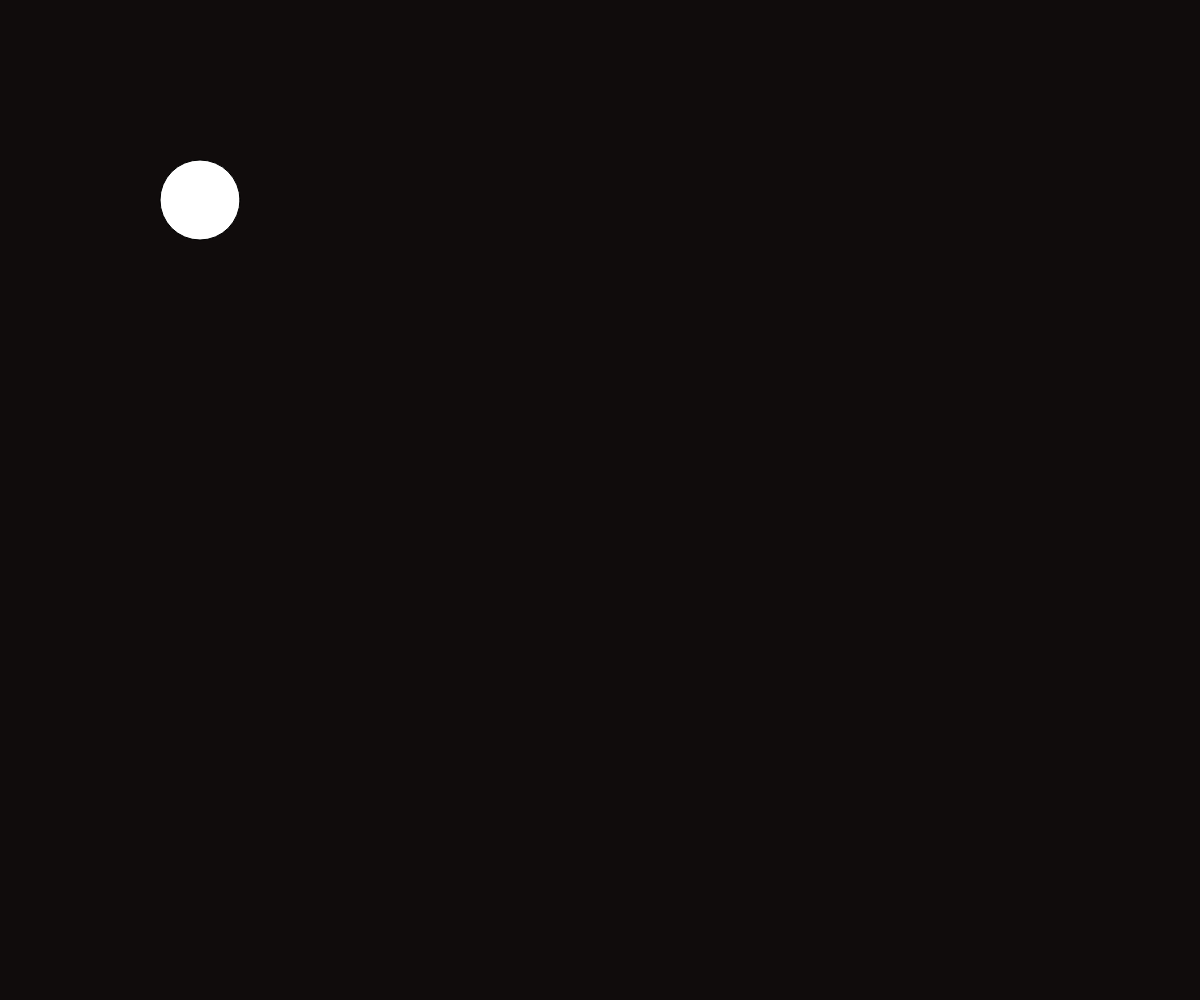
Frame 1 (no input)
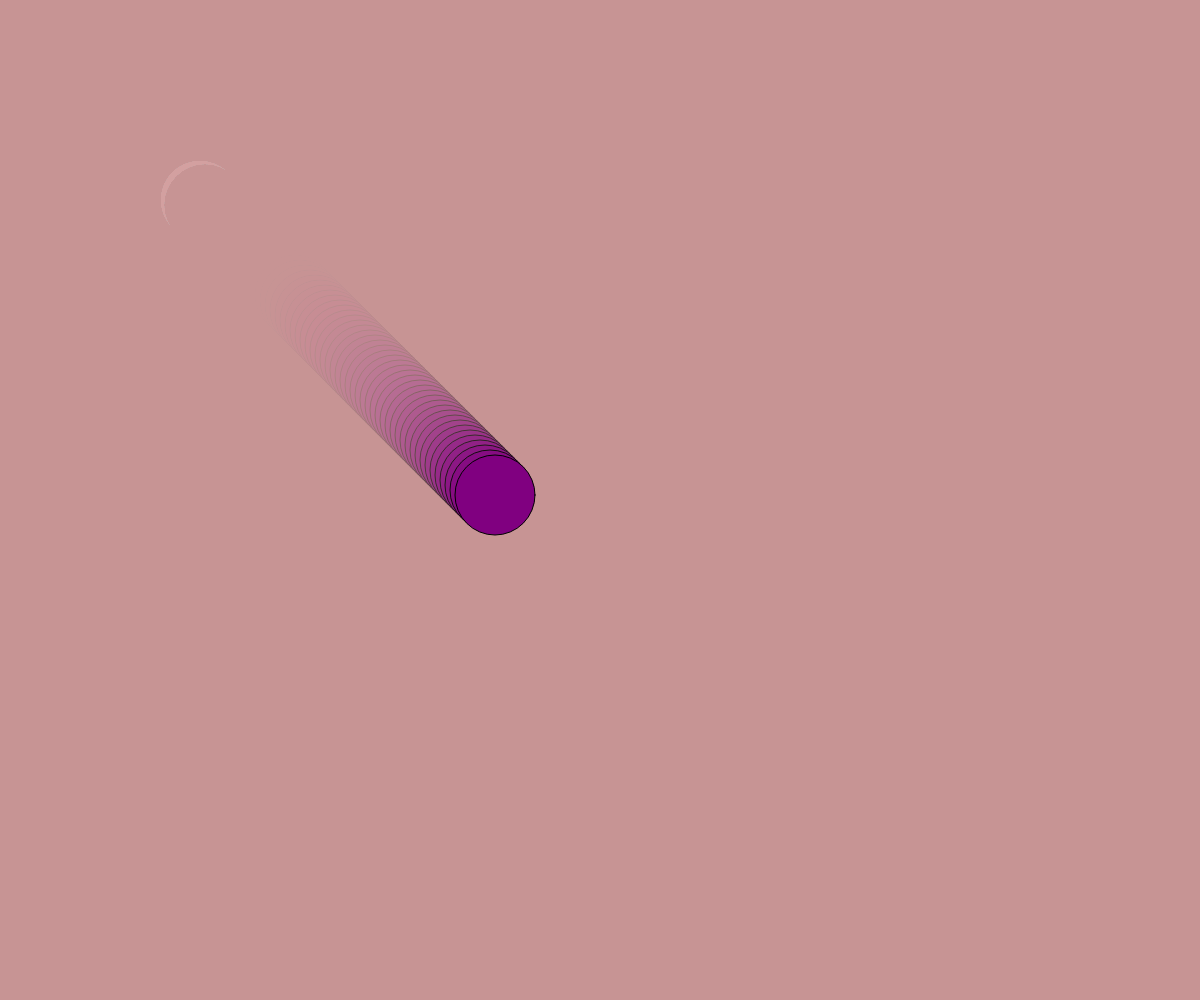
Frame 60 (no input)
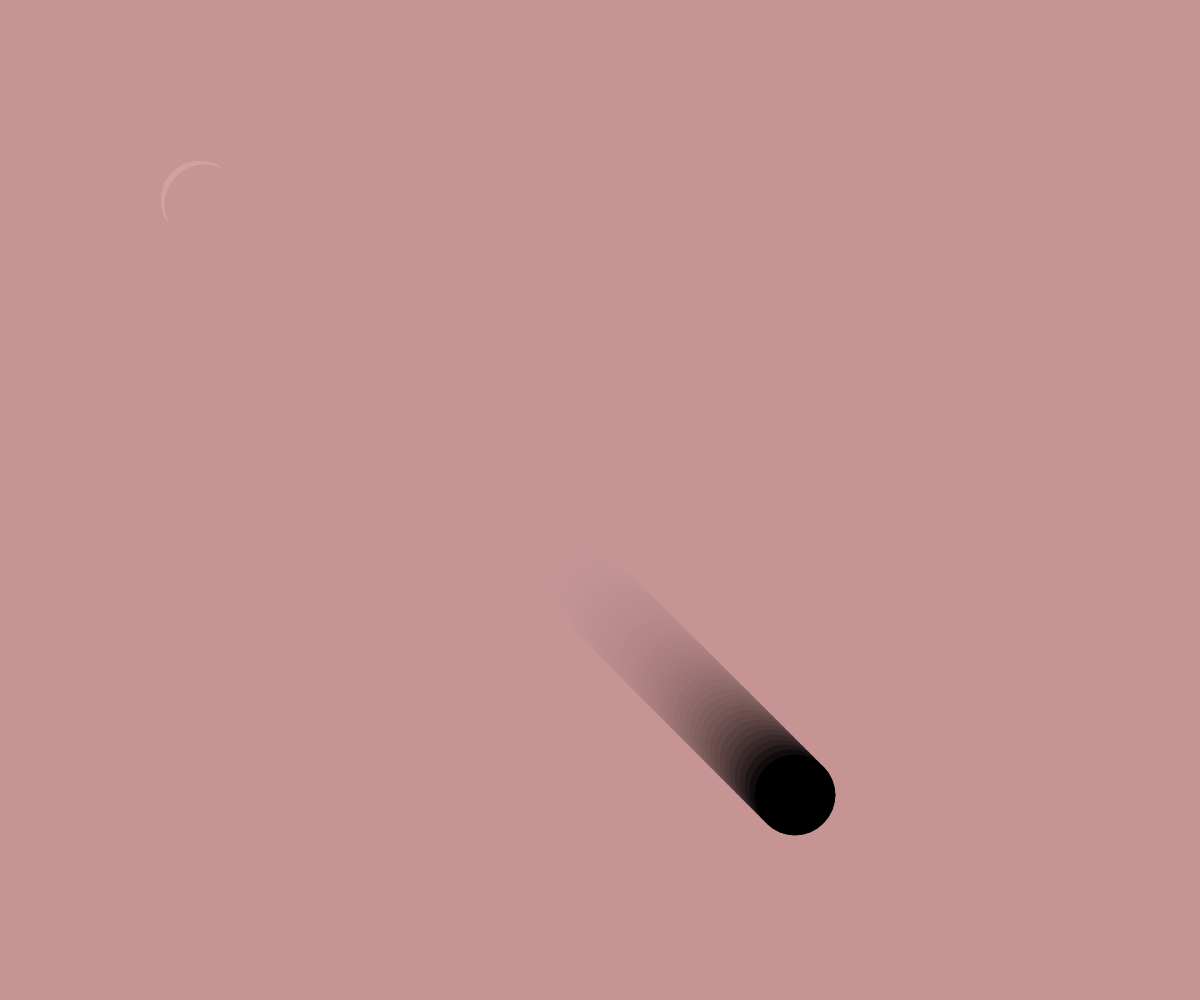
Frame 120 (the mouse pressed at the canvas centre since frame 60)

The p5.js sketch that drew these frames (run headless with seeded random() and noise() and a simulated clock; from frame 60 on, the mouse is pressed at the canvas centre):

// p5.js sketch
// ── sketch.js
let velocidadX = 5;
let velocidadY = 5;
let posX = 200;
let posY = 200;

function setup() {
  createCanvas(windowWidth, windowHeight);
  background(0);
}

function draw() {
  background(200, 150, 150, 20);
  ellipse(posX, posY, 80, 80);

  posX = posX + velocidadX;
  posY = posY + velocidadY;

  if (posX > width || posX < 0) {
    velocidadX = velocidadX * -1;
  }
  if (posY > height || posY < 0) {
    velocidadY = velocidadY * -1;
  }

  if (mouseIsPressed) {
    fill("black");
  } else {
    fill("purple");
  }
}
